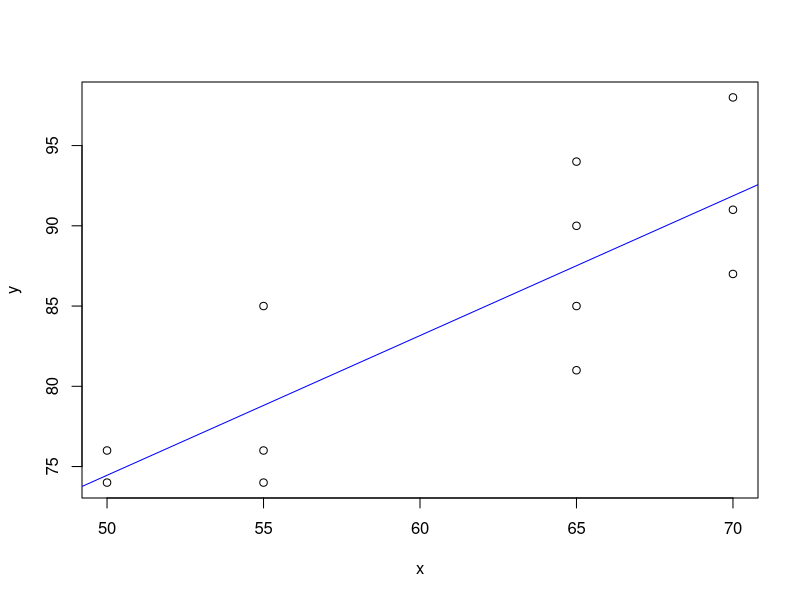

This chart was generated by the following R code:
# Question data followed by the completed answer.
x <- c(
  65, 50, 55, 65, 55, 70, 65, 70,
  65, 70, 50, 55
)
y <- c(
  85, 74, 76, 90, 85, 87, 94, 98,
  81, 91, 76, 74
)

model <- lm(y ~ x)
plot(x, y)

abline(model, lty = 1, col = "blue")
